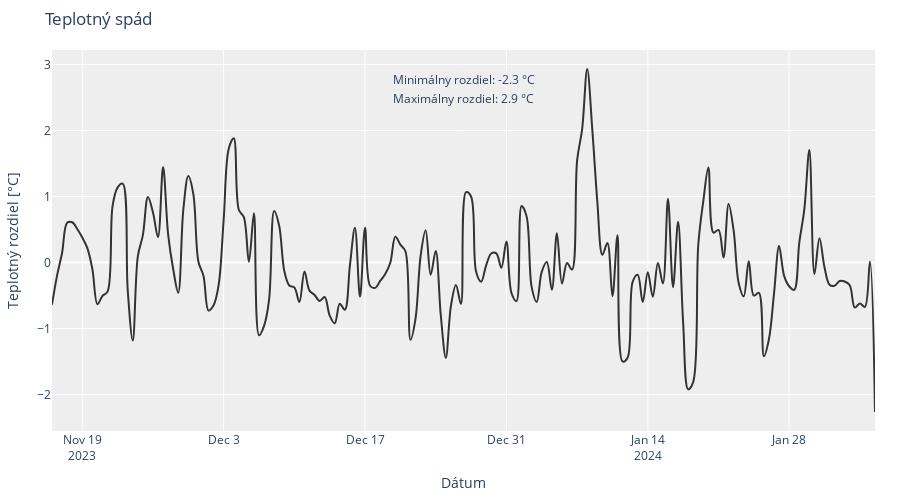

The code cell stored with this chart in its notebook:
### Code cell
import pandas as pd
import plotly.express as px

# Assuming df_M023 is your DataFrame
average_set = "12H"

# Convert 'time_server_UTC' to datetime and resample
df_M023['time_server_UTC'] = pd.to_datetime(df_M023['time_server_UTC'])

# Resample and compute mean for the relevant columns
df_temp_1 = df_M023.resample(average_set, on='time_server_UTC')[
    '21.pv1'].mean()
df_temp_2 = df_M023.resample(average_set, on='time_server_UTC')[
    '21.pv2'].mean()

# Calculate the difference between temperatures
temperature_difference = df_temp_1 - df_temp_2

# Interpolate missing values
temperature_difference_interpolated = temperature_difference.interpolate()

# Sort temperature_difference_interpolated by index
temperature_difference_interpolated = temperature_difference_interpolated.sort_index()

# Calculate min and max differences
min_difference = temperature_difference_interpolated.min()
max_difference = temperature_difference_interpolated.max()

# Create a Plotly line plot for temperature differences with interpolation
fig_temperature_difference = px.line()
fig_temperature_difference.add_scatter(
    x=temperature_difference_interpolated.index, y=temperature_difference_interpolated, name='Teplotný rozdiel', mode='lines', line_shape='spline', line_color='#333333')

fig_temperature_difference.update_layout(title='Teplotný spád',
                                         xaxis_title='Dátum',
                                         yaxis_title='Teplotný rozdiel [°C]',
                                         legend=dict(orientation='h', yanchor='bottom',
                                                     y=1.02, xanchor='right', x=1),
                                         plot_bgcolor='#EEEEEE',
                                         width=900, height=500,
                                         margin=dict(l=50, r=25, t=50, b=50))

# Add text annotations for min and max differences
fig_temperature_difference.add_annotation(
    text=f'Minimálny rozdiel: {min_difference:.1f} °C', xref='paper', yref='paper', x=0.5, y=0.95, showarrow=False)
fig_temperature_difference.add_annotation(
    text=f'Maximálny rozdiel: {max_difference:.1f} °C', xref='paper', yref='paper', x=0.5, y=0.90, showarrow=False)

# Show the plot
fig_temperature_difference.show()

### Figure 1 — Plotly figure (JSON) as saved in the notebook; plotly's stock layout.template omitted (floating-point values rounded to 4 significant figures; data arrays with more than 128 entries replaced by an {"elided": "..."} marker saying what was removed)
{"data": [{"hovertemplate": "<extra></extra>", "legendgroup": "", "line": {"color": "#636efa", "dash": "solid"}, "marker": {"symbol": "circle"}, "mode": "lines", "name": "", "orientation": "v", "showlegend": false, "type": "scatter", "xaxis": "x", "yaxis": "y"}, {"line": {"color": "#333333", "shape": "spline"}, "mode": "lines", "name": "Teplotný rozdiel", "type": "scatter", "x": {"elided": "164 str values"}, "y": {"elided": "164 float values"}}], "layout": {"annotations": [{"showarrow": false, "text": "Minimálny rozdiel: -2.3 °C", "x": 0.5, "xref": "paper", "y": 0.95, "yref": "paper"}, {"showarrow": false, "text": "Maximálny rozdiel: 2.9 °C", "x": 0.5, "xref": "paper", "y": 0.9, "yref": "paper"}], "height": 500, "legend": {"orientation": "h", "tracegroupgap": 0, "x": 1, "xanchor": "right", "y": 1.02, "yanchor": "bottom"}, "margin": {"b": 50, "l": 50, "r": 25, "t": 50}, "plot_bgcolor": "#EEEEEE", "title": {"text": "Teplotný spád"}, "width": 900, "xaxis": {"anchor": "y", "domain": [0, 1], "title": {"text": "Dátum"}}, "yaxis": {"anchor": "x", "domain": [0, 1], "title": {"text": "Teplotný rozdiel [°C]"}}}}
